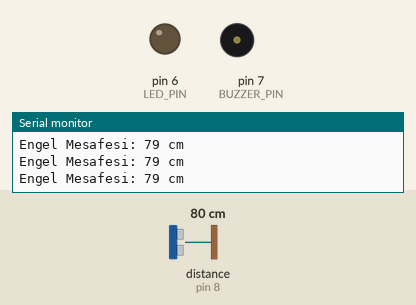
A sketch run on a simulated Arduino Uno, built with avr-gcc and run on an emulated ATmega328P. Parts: output pins drawn as LEDs (lit = HIGH), buzzer (waves = sounding), the last lines printed to the serial monitor. Wiring (inferred from the names in the program): ultrasonic range finder: trigger pin 9; echo pin 8. Dashed ring = blinking. The inputs (shaded band) are chosen by the test bench; at power-on: distance to the obstacle (sensor on pin 8) 80 cm. The echo pulse lasts 58.3 µs per cm; pins used as bus, display or sensor lines are not drawn.

Above: at 1.2 s.
1.3 s: distance to the obstacle (sensor on pin 8) set to 45 cm
2.8 s: distance to the obstacle (sensor on pin 8) set to 37 cm
At 3.05 s:
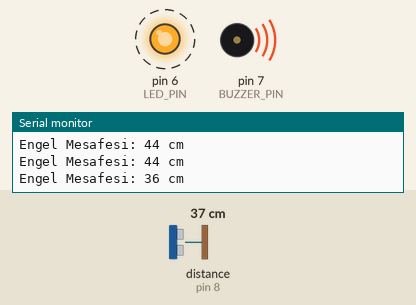
5.8 s: distance to the obstacle (sensor on pin 8) set to 2 cm
At 7.1 s:
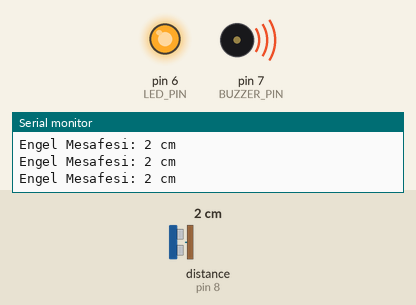
7.4 s: distance to the obstacle (sensor on pin 8) set to 60 cm
At 7.8 s:
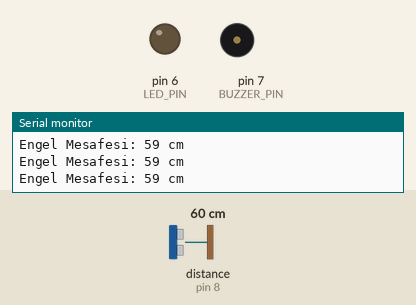
Timing chart, 0 to 9.9 s (numbered marks = the images above; inputs shaded):
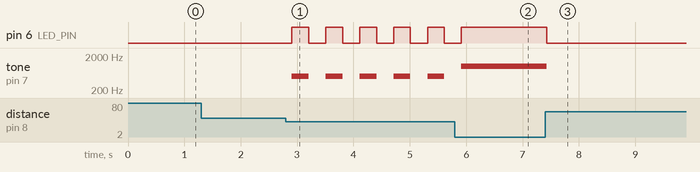

The sketch:

Sinif_6_HCSR04_Park_Sensoru.ino
```cpp
/* ==============================================================================
 * PROJE ADI: 6. Sınıf - HC-SR04 Ultrasonik Sensör ile Sesli/Işıklı Park Sensörü
 * HEDEF SEVİYE: 6. Sınıf (11-12 Yaş / Otomotiv ve Akıllı Araç Teknolojileri)
 *
 * PROJENİN AMACI VE ÇALIŞMA MANTIĞI:
 * Bu projede öğrenciler, modern otomobillerde arka tamponda yer alan geri görüş
 * ve park sensörlerinin çalışma mantığını modeller. Ses dalgalarının yankılanma
 * (ekolokasyon / yarasa prensibi) fiziği, matematiksel formülle mesafeye dönüştürülür.
 *
 * ÇALIŞMA MANTIĞI:
 * 1. Arduino, HC-SR04 sensörünün Trig (Tetikleyici) pininden 10 mikrosaniyelik
 *    yüksek frekanslı (40 kHz) ses dalgası fırlatır.
 * 2. Ses dalgası bir engele çarpıp geri döner ve Echo (Yankı) pini tarafından yakalanır.
 * 3. "pulseIn()" fonksiyonu sesin havada gidiş-dönüş süresini (mikrosaniye) ölçer.
 * 4. Ses hızı (343 m/s = 0.0343 cm/µs) formülüyle mesafe hesaplanır:
 *    Mesafe (cm) = (Sure / 2) * 0.0343
 * 5. Kademeli geri bildirim:
 *    - 30 cm'den uzak: Güvenli bölge (Sessiz, LED kapalı)
 *    - 15 - 30 cm: Dikkat (Aralıklı sesli bip ve flaşör)
 *    - 5 - 15 cm: Yakın engel (Hızlı bip ve hızlı flaşör)
 *    - 5 cm'den yakın: Tehlike / Acil Dur (Sürekli alarm ve kesintisiz ışık)
 *
 * GEREKLİ DEVRE ELEMANLARI LİSTESİ:
 * - 1 x Arduino Uno R3
 * - 1 x Breadboard
 * - 1 x HC-SR04 Ultrasonik Mesafe Sensörü
 * - 1 x Pasif veya Aktif Buzzer
 * - 1 x 5mm Kırmızı LED
 * - 1 x 220 Ohm Direnç
 * - 8 x Erkek-Erkek veya Erkek-Dişi Jumper Kablo
 * - 1 x USB Tip-B Kablo
 *
 * DETAYLI PİN BAĞLANTI TABLOSU:
 * -----------------------------------------------------------------------------
 * Arduino Pini       | Bileşen Bacağı          | Açıklama / Not
 * -----------------------------------------------------------------------------
 * 5V (Güç)           | HC-SR04 VCC             | Sensör beslemesi
 * GND (Toprak)       | HC-SR04 GND             | Sensör toprak hattı
 * Pin 9 (Çıkış)      | HC-SR04 Trig            | Ses dalgası tetikleme pini
 * Pin 8 (Giriş)      | HC-SR04 Echo            | Ses yankı algılama pini
 * Pin 7 (Çıkış)      | Buzzer Artı (+)         | Sesli uyarı çıkışı
 * GND (Toprak)       | Buzzer Eksi (-)         | Buzzer toprak hattı
 * Pin 6 (Çıkış)      | 220Ω -> Kırmızı LED (+) | Görsel uyarı çıkışı
 * GND (Toprak)       | Kırmızı LED Katot (-)   | LED toprak hattı
 * -----------------------------------------------------------------------------
 *
 * GEREKLİ KÜTÜPHANELER:
 * - Harici kütüphane gerektirmez.
 * ============================================================================== */

// Pin Tanımlamaları
const int TRIG_PIN   = 9; // Ses fırlatma pini
const int ECHO_PIN   = 8; // Yankı dinleme pini
const int BUZZER_PIN = 7; // Sesli uyarı pini
const int LED_PIN    = 6; // Işıklı uyarı pini

void setup() {
  // Pin modları yapılandırılıyor
  pinMode(TRIG_PIN, OUTPUT);
  pinMode(ECHO_PIN, INPUT);
  pinMode(BUZZER_PIN, OUTPUT);
  pinMode(LED_PIN, OUTPUT);

  // Seri ekranı başlatıyoruz
  Serial.begin(9600);
  Serial.println("=========================================");
  Serial.println("HC-SR04 Akilli Park Sensoru Baslatildi");
  Serial.println("=========================================");
}

// Mesafeyi santimetre olarak ölçen yardımcı fonksiyon
long measureDistance() {
  // Temiz bir sinyal için Trig pinini önce LOW yapıyoruz
  digitalWrite(TRIG_PIN, LOW);
  delayMicroseconds(2);

  // 10 mikrosaniyelik ultrasonik ses dalgası gönder
  digitalWrite(TRIG_PIN, HIGH);
  delayMicroseconds(10);
  digitalWrite(TRIG_PIN, LOW);

  // Echo pininden dalganın gidiş-dönüş süresini oku (mikrosaniye)
  long duration = pulseIn(ECHO_PIN, HIGH);

  // Sesin havadaki yayılma hızı: 343 m/s = 0.0343 cm/mikrosaniye
  // Gidiş ve geliş olduğu için 2'ye bölüyoruz
  long distanceCm = (duration / 2) * 0.0343;

  return distanceCm;
}

void loop() {
  // Güncel mesafeyi ölç
  long distance = measureDistance();

  // Seri porta yazdır
  Serial.print("Engel Mesafesi: ");
  Serial.print(distance);
  Serial.println(" cm");

  // Mesafe durumuna göre kademeli tepki
  if (distance <= 0 || distance > 40) {
    // 40 cm'den uzakta veya geçersiz: Güvenli
    digitalWrite(LED_PIN, LOW);
    noTone(BUZZER_PIN);
    delay(100);
  }
  else if (distance <= 5) {
    // 5 cm veya daha yakın: KRİTİK TEHLİKE (Sürekli alarm)
    digitalWrite(LED_PIN, HIGH);
    tone(BUZZER_PIN, 1000); // Sürekli 1000Hz öt
    delay(100);
  }
  else if (distance <= 15) {
    // 5-15 cm arası: ÇOK YAKIN (Hızlı bip)
    digitalWrite(LED_PIN, HIGH);
    tone(BUZZER_PIN, 800);
    delay(60);
    digitalWrite(LED_PIN, LOW);
    noTone(BUZZER_PIN);
    delay(60);
  }
  else if (distance <= 30) {
    // 15-30 cm arası: DİKKAT (Orta hızda bip)
    digitalWrite(LED_PIN, HIGH);
    tone(BUZZER_PIN, 600);
    delay(150);
    digitalWrite(LED_PIN, LOW);
    noTone(BUZZER_PIN);
    delay(150);
  }
  else {
    // 30-40 cm arası: UZAK (Yavaş bip)
    digitalWrite(LED_PIN, HIGH);
    tone(BUZZER_PIN, 500);
    delay(300);
    digitalWrite(LED_PIN, LOW);
    noTone(BUZZER_PIN);
    delay(300);
  }
}
```

Measured:
- the behaviour switches between 42 and 41 cm on distance to the obstacle (sensor on pin 8) (found by bisection; images 0 and 1)
- after the input at 2.8 s, pin 6 (LED_PIN): alternates HIGH for 0.30 s and LOW for 0.30 s, starting after 0.10 s; tone on pin 7 (BUZZER_PIN): alternates 500 Hz for 0.30 s and silent for 0.30 s, starting after 0.10 s
- after the input at 5.8 s, pin 6 (LED_PIN): goes on until 5.9 s, then stays HIGH
- after the input at 7.4 s, pin 6 (LED_PIN): HIGH → LOW at once; tone on pin 7 (BUZZER_PIN): 1000 Hz → silent at once
